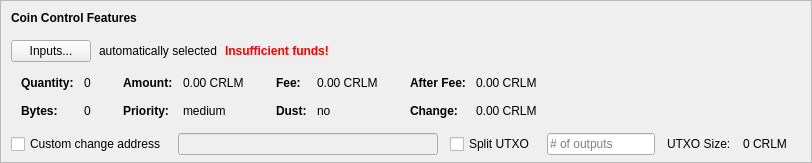
    <widget class="QFrame" name="frameCoinControl">
     <property name="sizePolicy">
      <sizepolicy hsizetype="Expanding" vsizetype="Expanding">
       <horstretch>0</horstretch>
       <verstretch>0</verstretch>
      </sizepolicy>
     </property>
     <property name="maximumSize">
      <size>
       <width>16777215</width>
       <height>16777215</height>
      </size>
     </property>
     <property name="frameShape">
      <enum>QFrame::StyledPanel</enum>
     </property>
     <property name="frameShadow">
      <enum>QFrame::Sunken</enum>
     </property>
     <layout class="QVBoxLayout" name="verticalLayoutCoinControl2">
      <property name="spacing">
       <number>0</number>
      </property>
      <property name="leftMargin">
       <number>0</number>
      </property>
      <property name="topMargin">
       <number>0</number>
      </property>
      <property name="rightMargin">
       <number>0</number>
      </property>
      <property name="bottomMargin">
       <number>6</number>
      </property>
      <item>
       <layout class="QVBoxLayout" name="verticalLayoutCoinControl" stretch="0,0,0,0,1">
        <property name="spacing">
         <number>0</number>
        </property>
        <property name="leftMargin">
         <number>10</number>
        </property>
        <property name="topMargin">
         <number>10</number>
        </property>
        <item>
         <layout class="QHBoxLayout" name="horizontalLayoutCoinControl1">
          <property name="bottomMargin">
           <number>15</number>
          </property>
          <item>
           <widget class="QLabel" name="labelCoinControlFeatures">
            <property name="sizePolicy">
             <sizepolicy hsizetype="Preferred" vsizetype="Maximum">
              <horstretch>0</horstretch>
              <verstretch>0</verstretch>
             </sizepolicy>
            </property>
            <property name="font">
             <font>
              <weight>75</weight>
              <bold>true</bold>
             </font>
            </property>
            <property name="styleSheet">
             <string notr="true">font-weight:bold;</string>
            </property>
            <property name="text">
             <string>Coin Control Features</string>
            </property>
           </widget>
          </item>
         </layout>
        </item>
        <item>
         <layout class="QHBoxLayout" name="horizontalLayoutCoinControl2" stretch="0,0,0,0">
          <property name="spacing">
           <number>8</number>
          </property>
          <property name="bottomMargin">
           <number>10</number>
          </property>
          <item>
           <widget class="QPushButton" name="pushButtonCoinControl">
            <property name="styleSheet">
             <string notr="true"/>
            </property>
            <property name="text">
             <string>Inputs...</string>
            </property>
            <property name="autoDefault">
             <bool>false</bool>
            </property>
           </widget>
          </item>
          <item>
           <widget class="QLabel" name="labelCoinControlAutomaticallySelected">
            <property name="text">
             <string>automatically selected</string>
            </property>
            <property name="margin">
             <number>5</number>
            </property>
           </widget>
          </item>
          <item>
           <widget class="QLabel" name="labelCoinControlInsuffFunds">
            <property name="font">
             <font>
              <weight>75</weight>
              <bold>true</bold>
             </font>
            </property>
            <property name="styleSheet">
             <string notr="true">color:red;font-weight:bold;</string>
            </property>
            <property name="text">
             <string>Insufficient funds!</string>
            </property>
            <property name="margin">
             <number>5</number>
            </property>
           </widget>
          </item>
          <item>
           <spacer name="horizontalSpacerCoinControl">
            <property name="orientation">
             <enum>Qt::Horizontal</enum>
            </property>
            <property name="sizeHint" stdset="0">
             <size>
              <width>40</width>
              <height>1</height>
             </size>
            </property>
           </spacer>
          </item>
         </layout>
        </item>
        <item>
         <widget class="QWidget" name="widgetCoinControl" native="true">
          <property name="sizePolicy">
           <sizepolicy hsizetype="Preferred" vsizetype="Preferred">
            <horstretch>0</horstretch>
            <verstretch>0</verstretch>
           </sizepolicy>
          </property>
          <property name="minimumSize">
           <size>
            <width>0</width>
            <height>0</height>
           </size>
          </property>
          <property name="styleSheet">
           <string notr="true"/>
          </property>
          <layout class="QHBoxLayout" name="horizontalLayoutCoinControl5">
           <property name="leftMargin">
            <number>0</number>
           </property>
           <property name="topMargin">
            <number>0</number>
           </property>
           <property name="rightMargin">
            <number>0</number>
           </property>
           <property name="bottomMargin">
            <number>0</number>
           </property>
           <item>
            <layout class="QHBoxLayout" name="horizontalLayoutCoinControl3" stretch="0,0,0,1">
             <property name="spacing">
              <number>20</number>
             </property>
             <property name="topMargin">
              <number>0</number>
             </property>
             <property name="bottomMargin">
              <number>10</number>
             </property>
             <item>
              <layout class="QFormLayout" name="formLayoutCoinControl1">
               <property name="horizontalSpacing">
                <number>10</number>
               </property>
               <property name="verticalSpacing">
                <number>14</number>
               </property>
               <property name="leftMargin">
                <number>10</number>
               </property>
               <property name="topMargin">
                <number>4</number>
               </property>
               <property name="rightMargin">
                <number>6</number>
               </property>
               <item row="0" column="0">
                <widget class="QLabel" name="labelCoinControlQuantityText">
                 <property name="font">
                  <font>
                   <weight>75</weight>
                   <bold>true</bold>
                  </font>
                 </property>
                 <property name="text">
                  <string>Quantity:</string>
                 </property>
                 <property name="margin">
                  <number>0</number>
                 </property>
                </widget>
               </item>
               <item row="0" column="1">
                <widget class="QLabel" name="labelCoinControlQuantity">
                 <property name="cursor">
                  <cursorShape>IBeamCursor</cursorShape>
                 </property>
                 <property name="contextMenuPolicy">
                  <enum>Qt::ActionsContextMenu</enum>
                 </property>
                 <property name="text">
                  <string notr="true">0</string>
                 </property>
                 <property name="margin">
                  <number>0</number>
                 </property>
                 <property name="textInteractionFlags">
                  <set>Qt::LinksAccessibleByMouse|Qt::TextSelectableByKeyboard|Qt::TextSelectableByMouse</set>
                 </property>
                </widget>
               </item>
               <item row="1" column="0">
                <widget class="QLabel" name="labelCoinControlBytesText">
                 <property name="font">
                  <font>
                   <weight>75</weight>
                   <bold>true</bold>
                  </font>
                 </property>
                 <property name="text">
                  <string>Bytes:</string>
                 </property>
                </widget>
               </item>
               <item row="1" column="1">
                <widget class="QLabel" name="labelCoinControlBytes">
                 <property name="cursor">
                  <cursorShape>IBeamCursor</cursorShape>
                 </property>
                 <property name="contextMenuPolicy">
                  <enum>Qt::ActionsContextMenu</enum>
                 </property>
                 <property name="text">
                  <string notr="true">0</string>
                 </property>
                 <property name="textInteractionFlags">
                  <set>Qt::LinksAccessibleByMouse|Qt::TextSelectableByKeyboard|Qt::TextSelectableByMouse</set>
                 </property>
                </widget>
               </item>
              </layout>
             </item>
             <item>
              <layout class="QFormLayout" name="formLayoutCoinControl2">
               <property name="horizontalSpacing">
                <number>10</number>
               </property>
               <property name="verticalSpacing">
                <number>14</number>
               </property>
               <property name="leftMargin">
                <number>6</number>
               </property>
               <property name="topMargin">
                <number>4</number>
               </property>
               <property name="rightMargin">
                <number>6</number>
               </property>
               <item row="0" column="0">
                <widget class="QLabel" name="labelCoinControlAmountText">
                 <property name="font">
                  <font>
                   <weight>75</weight>
                   <bold>true</bold>
                  </font>
                 </property>
                 <property name="text">
                  <string>Amount:</string>
                 </property>
                 <property name="margin">
                  <number>0</number>
                 </property>
                </widget>
               </item>
               <item row="0" column="1">
                <widget class="QLabel" name="labelCoinControlAmount">
                 <property name="cursor">
                  <cursorShape>IBeamCursor</cursorShape>
                 </property>
                 <property name="contextMenuPolicy">
                  <enum>Qt::ActionsContextMenu</enum>
                 </property>
                 <property name="text">
                  <string notr="true">0.00 CRLM</string>
                 </property>
                 <property name="textInteractionFlags">
                  <set>Qt::LinksAccessibleByMouse|Qt::TextSelectableByKeyboard|Qt::TextSelectableByMouse</set>
                 </property>
                </widget>
               </item>
               <item row="1" column="0">
                <widget class="QLabel" name="labelCoinControlPriorityText">
                 <property name="font">
                  <font>
                   <weight>75</weight>
                   <bold>true</bold>
                  </font>
                 </property>
                 <property name="text">
                  <string>Priority:</string>
                 </property>
                </widget>
               </item>
               <item row="1" column="1">
                <widget class="QLabel" name="labelCoinControlPriority">
                 <property name="cursor">
                  <cursorShape>IBeamCursor</cursorShape>
                 </property>
                 <property name="contextMenuPolicy">
                  <enum>Qt::ActionsContextMenu</enum>
                 </property>
                 <property name="text">
                  <string>medium</string>
                 </property>
                 <property name="textInteractionFlags">
                  <set>Qt::LinksAccessibleByMouse|Qt::TextSelectableByKeyboard|Qt::TextSelectableByMouse</set>
                 </property>
                </widget>
               </item>
              </layout>
             </item>
             <item>
              <layout class="QFormLayout" name="formLayoutCoinControl3">
               <property name="horizontalSpacing">
                <number>10</number>
               </property>
               <property name="verticalSpacing">
                <number>14</number>
               </property>
               <property name="leftMargin">
                <number>6</number>
               </property>
               <property name="topMargin">
                <number>4</number>
               </property>
               <property name="rightMargin">
                <number>6</number>
               </property>
               <item row="0" column="0">
                <widget class="QLabel" name="labelCoinControlFeeText">
                 <property name="font">
                  <font>
                   <weight>75</weight>
                   <bold>true</bold>
                  </font>
                 </property>
                 <property name="text">
                  <string>Fee:</string>
                 </property>
                 <property name="margin">
                  <number>0</number>
                 </property>
                </widget>
               </item>
               <item row="0" column="1">
                <widget class="QLabel" name="labelCoinControlFee">
                 <property name="cursor">
                  <cursorShape>IBeamCursor</cursorShape>
                 </property>
                 <property name="contextMenuPolicy">
                  <enum>Qt::ActionsContextMenu</enum>
                 </property>
                 <property name="text">
                  <string notr="true">0.00 CRLM</string>
                 </property>
                 <property name="textInteractionFlags">
                  <set>Qt::LinksAccessibleByMouse|Qt::TextSelectableByKeyboard|Qt::TextSelectableByMouse</set>
                 </property>
                </widget>
               </item>
               <item row="1" column="0">
                <widget class="QLabel" name="labelCoinControlLowOutputText">
                 <property name="font">
                  <font>
                   <weight>75</weight>
                   <bold>true</bold>
                  </font>
                 </property>
                 <property name="text">
                  <string>Dust:</string>
                 </property>
                </widget>
               </item>
               <item row="1" column="1">
                <widget class="QLabel" name="labelCoinControlLowOutput">
                 <property name="cursor">
                  <cursorShape>IBeamCursor</cursorShape>
                 </property>
                 <property name="contextMenuPolicy">
                  <enum>Qt::ActionsContextMenu</enum>
                 </property>
                 <property name="text">
                  <string>no</string>
                 </property>
                 <property name="textInteractionFlags">
                  <set>Qt::LinksAccessibleByMouse|Qt::TextSelectableByKeyboard|Qt::TextSelectableByMouse</set>
                 </property>
                </widget>
               </item>
              </layout>
             </item>
             <item>
              <layout class="QFormLayout" name="formLayoutCoinControl4">
               <property name="horizontalSpacing">
                <number>10</number>
               </property>
               <property name="verticalSpacing">
                <number>14</number>
               </property>
               <property name="leftMargin">
                <number>6</number>
               </property>
               <property name="topMargin">
                <number>4</number>
               </property>
               <property name="rightMargin">
                <number>6</number>
               </property>
               <item row="0" column="0">
                <widget class="QLabel" name="labelCoinControlAfterFeeText">
                 <property name="font">
                  <font>
                   <weight>75</weight>
                   <bold>true</bold>
                  </font>
                 </property>
                 <property name="text">
                  <string>After Fee:</string>
                 </property>
                 <property name="margin">
                  <number>0</number>
                 </property>
                </widget>
               </item>
               <item row="0" column="1">
                <widget class="QLabel" name="labelCoinControlAfterFee">
                 <property name="cursor">
                  <cursorShape>IBeamCursor</cursorShape>
                 </property>
                 <property name="contextMenuPolicy">
                  <enum>Qt::ActionsContextMenu</enum>
                 </property>
                 <property name="text">
                  <string notr="true">0.00 CRLM</string>
                 </property>
                 <property name="textInteractionFlags">
                  <set>Qt::LinksAccessibleByMouse|Qt::TextSelectableByKeyboard|Qt::TextSelectableByMouse</set>
                 </property>
                </widget>
               </item>
               <item row="1" column="0">
                <widget class="QLabel" name="labelCoinControlChangeText">
                 <property name="font">
                  <font>
                   <weight>75</weight>
                   <bold>true</bold>
                  </font>
                 </property>
                 <property name="text">
                  <string>Change:</string>
                 </property>
                </widget>
               </item>
               <item row="1" column="1">
                <widget class="QLabel" name="labelCoinControlChange">
                 <property name="cursor">
                  <cursorShape>IBeamCursor</cursorShape>
                 </property>
                 <property name="contextMenuPolicy">
                  <enum>Qt::ActionsContextMenu</enum>
                 </property>
                 <property name="text">
                  <string notr="true">0.00 CRLM</string>
                 </property>
                 <property name="textInteractionFlags">
                  <set>Qt::LinksAccessibleByMouse|Qt::TextSelectableByKeyboard|Qt::TextSelectableByMouse</set>
                 </property>
                </widget>
               </item>
              </layout>
             </item>
            </layout>
           </item>
          </layout>
         </widget>
        </item>
        <item>
         <layout class="QHBoxLayout" name="horizontalLayoutCoinControl4" stretch="0,0,0,0,0,0,0">
          <property name="spacing">
           <number>12</number>
          </property>
          <property name="sizeConstraint">
           <enum>QLayout::SetDefaultConstraint</enum>
          </property>
          <property name="topMargin">
           <number>5</number>
          </property>
          <property name="rightMargin">
           <number>5</number>
          </property>
          <item>
           <widget class="QCheckBox" name="checkBoxCoinControlChange">
            <property name="toolTip">
             <string>If this is activated, but the change address is empty or invalid, change will be sent to a newly generated address.</string>
            </property>
            <property name="text">
             <string>Custom change address</string>
            </property>
           </widget>
          </item>
          <item>
           <widget class="QValidatedLineEdit" name="lineEditCoinControlChange">
            <property name="enabled">
             <bool>false</bool>
            </property>
            <property name="sizePolicy">
             <sizepolicy hsizetype="Expanding" vsizetype="Fixed">
              <horstretch>0</horstretch>
              <verstretch>0</verstretch>
             </sizepolicy>
            </property>
           </widget>
          </item>
          <item>
           <widget class="QCheckBox" name="splitBlockCheckBox">
            <property name="text">
             <string>Split UTXO</string>
            </property>
           </widget>
          </item>
          <item>
           <widget class="QLineEdit" name="splitBlockLineEdit">
            <property name="sizePolicy">
             <sizepolicy hsizetype="Fixed" vsizetype="Fixed">
              <horstretch>50</horstretch>
              <verstretch>0</verstretch>
             </sizepolicy>
            </property>
            <property name="placeholderText">
             <string># of outputs</string>
            </property>
           </widget>
          </item>
          <item>
           <widget class="QLabel" name="labelBlockSizeText">
            <property name="text">
             <string>UTXO Size:</string>
            </property>
           </widget>
          </item>
          <item>
           <widget class="QLabel" name="labelBlockSize">
            <property name="text">
             <string>0 CRLM</string>
            </property>
           </widget>
          </item>
          <item>
           <widget class="QLabel" name="labelCoinControlChangeLabel">
            <property name="sizePolicy">
             <sizepolicy hsizetype="Preferred" vsizetype="Expanding">
              <horstretch>0</horstretch>
              <verstretch>0</verstretch>
             </sizepolicy>
            </property>
            <property name="minimumSize">
             <size>
              <width>0</width>
              <height>0</height>
             </size>
            </property>
            <property name="text">
             <string/>
            </property>
            <property name="margin">
             <number>3</number>
            </property>
           </widget>
          </item>
         </layout>
        </item>
        <item>
         <spacer name="verticalSpacerCoinControl">
          <property name="orientation">
           <enum>Qt::Vertical</enum>
          </property>
          <property name="sizeHint" stdset="0">
           <size>
            <width>800</width>
            <height>1</height>
           </size>
          </property>
         </spacer>
        </item>
       </layout>
      </item>
     </layout>
    </widget>
